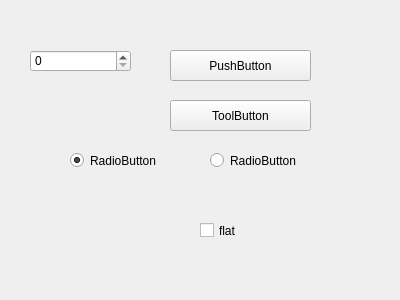
<?xml version="1.0" encoding="UTF-8"?>
<ui version="4.0">
 <class>ButtonsClass</class>
 <widget class="QWidget" name="ButtonsClass">
  <property name="geometry">
   <rect>
    <x>0</x>
    <y>0</y>
    <width>400</width>
    <height>300</height>
   </rect>
  </property>
  <property name="windowTitle">
   <string>ButtonsClass</string>
  </property>
  <widget class="QPushButton" name="pushButton">
   <property name="geometry">
    <rect>
     <x>170</x>
     <y>50</y>
     <width>141</width>
     <height>31</height>
    </rect>
   </property>
   <property name="text">
    <string>PushButton</string>
   </property>
  </widget>
  <widget class="QToolButton" name="toolButton">
   <property name="geometry">
    <rect>
     <x>170</x>
     <y>100</y>
     <width>141</width>
     <height>31</height>
    </rect>
   </property>
   <property name="text">
    <string>ToolButton</string>
   </property>
  </widget>
  <widget class="QRadioButton" name="radioButton">
   <property name="geometry">
    <rect>
     <x>70</x>
     <y>140</y>
     <width>111</width>
     <height>41</height>
    </rect>
   </property>
   <property name="text">
    <string>RadioButton</string>
   </property>
   <property name="checked">
    <bool>true</bool>
   </property>
  </widget>
  <widget class="QCheckBox" name="check_flat">
   <property name="geometry">
    <rect>
     <x>200</x>
     <y>210</y>
     <width>141</width>
     <height>41</height>
    </rect>
   </property>
   <property name="text">
    <string>flat</string>
   </property>
  </widget>
  <widget class="QSpinBox" name="spinBox">
   <property name="geometry">
    <rect>
     <x>30</x>
     <y>50</y>
     <width>101</width>
     <height>22</height>
    </rect>
   </property>
  </widget>
  <widget class="QRadioButton" name="radioButton_2">
   <property name="geometry">
    <rect>
     <x>210</x>
     <y>150</y>
     <width>91</width>
     <height>21</height>
    </rect>
   </property>
   <property name="text">
    <string>RadioButton</string>
   </property>
  </widget>
 </widget>
 <layoutdefault spacing="6" margin="11"/>
 <resources/>
 <connections/>
</ui>
